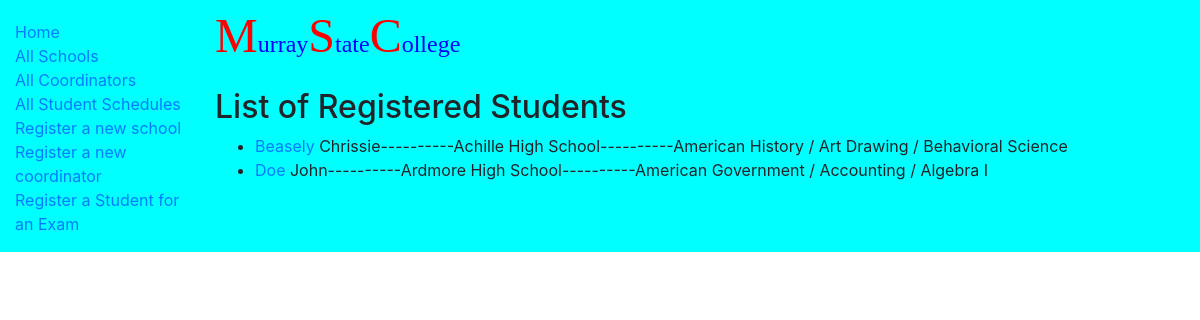
/catalog/testschedules/, run on an earlier commit of the app's database.
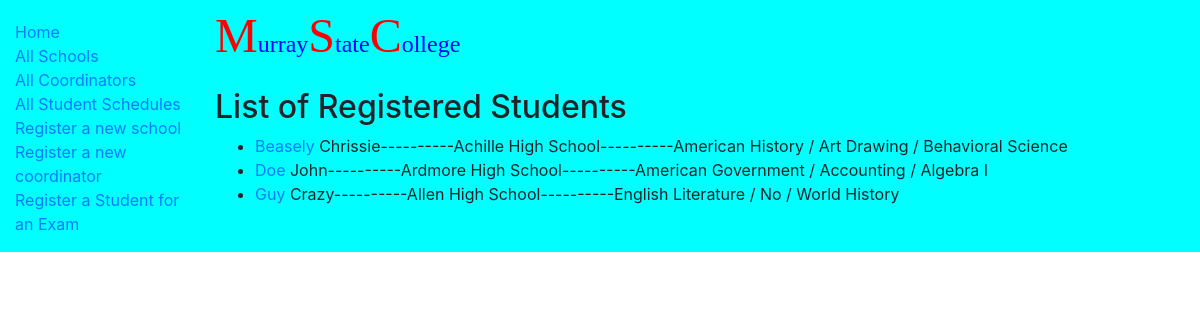
And on a later commit of the database.
### catalog/models.py (models this page shows, shortened)
class TestSchedule(models.Model):
    def display_schools(self):
        return ', '.join(school.school_name for school in self.school.all()[:100])
    FRESHMAN = 'FR'
    SOPHOMORE = 'SO'
    JUNIOR = 'JR'
    SENIOR = 'SR'
    YEAR_IN_SCHOOL_CHOICES = (
        (FRESHMAN, 'Freshman'),
        (SOPHOMORE, 'Sophomore'),
        (JUNIOR, 'Junior'),
        (SENIOR, 'Senior'),
    )
    YES ='Y'
    NO = 'N'
    SUBSTITUTE_CHOICES = (
        (YES, 'Yes'),
        (NO, 'No'),
    )
    List1 = list(Exam.objects.all())
    PickList=[]
    for i in range(len(List1)):
        a = str(List1[i])
        b = str(List1[i])
        List2 = (a,b)
        PickList.append(List2)
    c = ('No','-------')
    PickList.insert(0,c)
    PickTuple = tuple(PickList)
    id = models.UUIDField(primary_key=True, default=uuid.uuid4, help_text='Unique ID for this particular test registration')
    school = models.ManyToManyField(School, help_text='Select a school')
    student_first = models.CharField(max_length=100)
    student_last = models.CharField(max_length=100)
    year_in_school = models.CharField(
        max_length=2,
        choices=YEAR_IN_SCHOOL_CHOICES,
        default=FRESHMAN,
    )
    substitute = models.CharField(
        max_length=1,
        choices=SUBSTITUTE_CHOICES,
        default=NO,
    )
    Time_1 = models.CharField(
        max_length=45,
        choices=PickTuple,
        default='No',
    )
    Time_2 = models.CharField(
        max_length=45,
        choices=PickTuple,
        default='No',
    )
    Time_3 = models.CharField(
        max_length=45,
        choices=PickTuple,
        default='No',
    )
    class Meta:
        ordering = ['student_last', 'student_first']
    def get_absolute_url(self):
        return reverse('testschedule-detail', args=[str(self.id)])

class School(models.Model):
    NONE = '-'
    ONE = '1'
    TWO = '2'
    THREE = '3'
    FOUR = '4'
    DIV_CHOICES = (
        (NONE, '-'),
        (ONE, '1'),
        (TWO, '2'),
        (THREE, '3'),
        (FOUR, '4'),
    )
    school_name = models.CharField(max_length=100)
    division = models.CharField(
        max_length=1,
        choices=DIV_CHOICES,
        default=NONE,
    )
    address = models.CharField(max_length=100)
    city = models.CharField(max_length=30)
    state = USStateField(null=True, blank=True)
    zipcode = models.CharField(max_length=7)
    phone = models.CharField(max_length=10)
    class Meta:
        ordering = ['school_name']

### catalog/views.py (the view)
# urls.py: path('testschedules/', views.TestScheduleListView.as_view(), name='testschedules'),
class TestScheduleListView(generic.ListView):
    model = TestSchedule
    paginate_by = 25

### catalog/templates/catalog/TestSchedule_list.html
{% extends "base_generic.html" %}
{% block content %}
<p><font size="14" color="red" face="book antiqua">M</font><font size="5" color="blue" face="book antiqua">urray</font><font size="14" color="red" face="book antiqua">S</font><font size="5" color="blue" face="book antiqua">tate</font><font size="14" color="red" face="book antiqua">C</font><font size="5" color="blue" face="book antiqua">ollege</font></p>
  <h2>List of Registered Students</h2>
  {% if testschedule_list %}
  <ul>
    {% for testschedule in testschedule_list %}
      <li>
        <a href="{{ testschedule.get_absolute_url }}">{{ testschedule.student_last }}</a> {{testschedule.student_first}}----------{{testschedule.display_schools}}----------{{testschedule.Time_1}}  /  {{testschedule.Time_2}}  /  {{testschedule.Time_3}}
      </li>
    {% endfor %}
  </ul>
  {% else %}
    <p>There are no students currently registered.</p>
  {% endif %}
{% endblock %}

What changed in the data, as far as the page shows it:
added TestSchedule: student_last "Guy", student_first "Crazy", display_schools "Allen High School", Time_1 "English Literature", Time_2 "No", Time_3 "World History"
